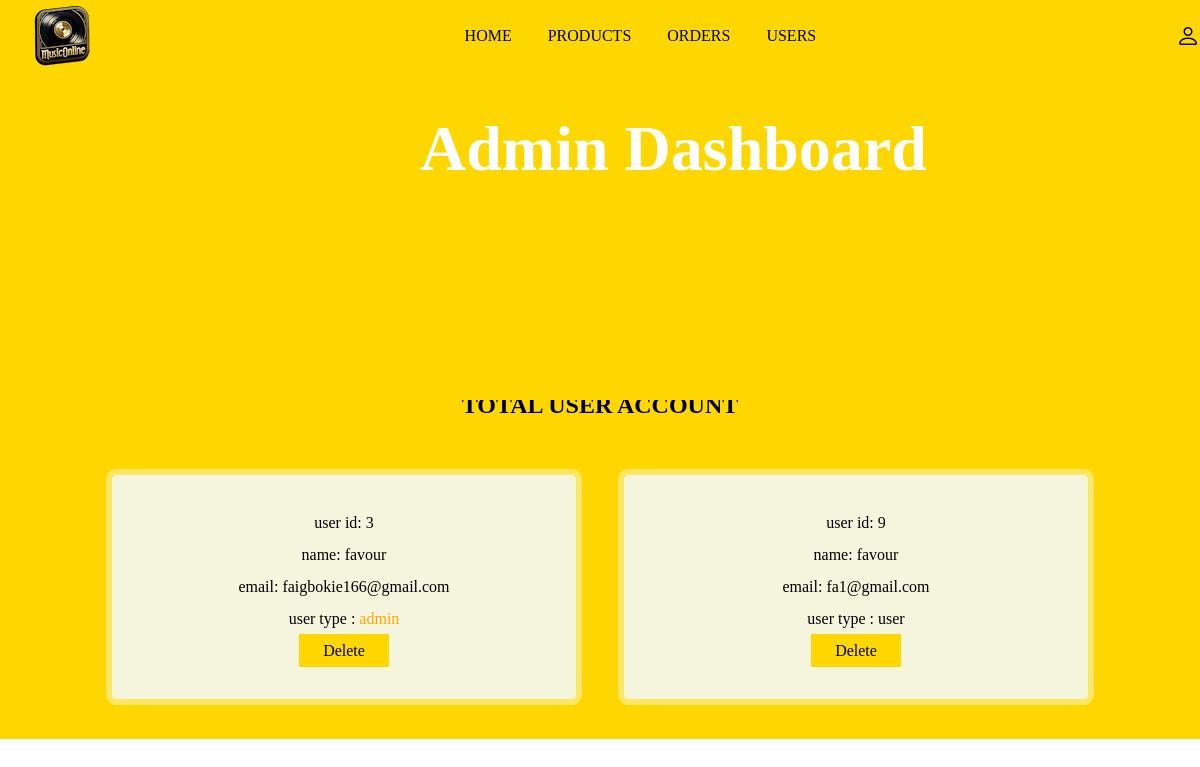
Screenshot of /admin_user.php (signed in) with the database file from the repository.
### tables this page shows
CREATE TABLE `users` (
  `id` int(255) NOT NULL,
  `name` varchar(255) NOT NULL,
  `email` varchar(255) NOT NULL,
  `password` varchar(255) NOT NULL,
  `user_type` varchar(255) NOT NULL DEFAULT 'user'
);

### admin_user.php (the view, shortened to what this page needs)
<?php
	include 'connection.php';
?>
<!DOCTYPE html>
<html lang="en">
<head>
	<link rel="stylesheet" href="https://cdn.jsdelivr.net/npm/bootstrap-icons@1.9.1/font/bootstrap-icons.css">
</head>
<body>
	<?php include 'admin_header.php'; ?>
	<section class="message-container">
		<h1 class="title">total user account</h1>
		<div class="box-container">
			<?php
				$select_users = mysqli_query($conn,"SELECT * FROM `users`") or die('query failed');
				if (mysqli_num_rows($select_users)>0) {
					while($fetch_users = mysqli_fetch_assoc($select_users)){
			?>
			<div class="box">
				<p>user id: <span><?php echo $fetch_users['id']; ?></span></p>
				<p>name: <span><?php echo $fetch_users['name']; ?></span></p>
				<p>email: <span><?php echo $fetch_users['email']; ?></span></p>
				<p>user type : <span style="color:<?php if($fetch_users['user_type']=='admin'){echo 'orange';}; ?>"><?php echo $fetch_users['user_type']; ?></span></p>
				<a href="admin_user.php?delete=<?php echo $fetch_users['id']; ?>;" onclick="return confirm('delete this message');" class="delete">delete</a>
			</div>
			<?php
					}
				}else{
						echo '
							<div class="empty">
								<p>no products added yet!</p>
							</div>
						';
				}
			?>
		</div>
	</section>
</body>
</html>

### rows the page displays
users: id "3", name "favour", email "faigbokie166@gmail.com", user_type "admin"
users: id "9", name "favour", email "fa1@gmail.com", user_type "user"
